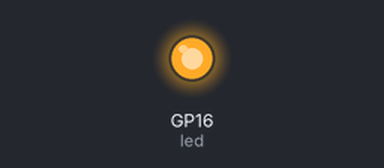
Simulated run of this program. Board: Raspberry Pi Pico running MicroPython. Parts: output pins drawn as LEDs (lit = HIGH). What the program prints to the serial console is not drawn.

Above: at 0.1 s.
Timing chart, 0 to 1.6 s (numbered marks = the images above):
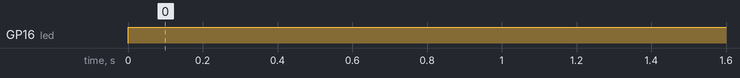

The program:

ir_sensor_test.py
```python
from machine import Pin
import utime

# define led and ir_sensor pins
led = Pin(16, Pin.OUT)
ir_sensor = Pin(15, Pin.IN)

# infinite loop to check sensor and change led
while True:
    print(ir_sensor.value())
    if ir_sensor.value() == 1:
        led.value(0)
    else:
        led.value(1)
```

Measured:
- by itself, GP16 (led): LOW → HIGH at 0.00 s
